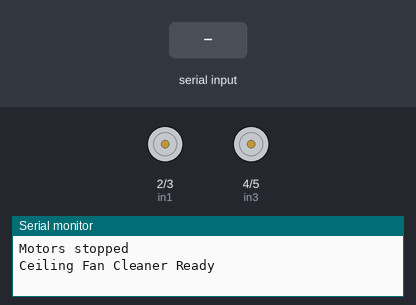
The sketch below on a simulated Arduino Uno, built with avr-gcc and run on an emulated ATmega328P. Shown: motor-driver pin pairs drawn as motors (green arrow = first pin HIGH = forward, orange = second pin HIGH = backward, longer = more drive, scaled by the enable pin), the last lines printed to the serial monitor. Inputs (shaded band) come from the test bench.

Above: at 1.2 s.
1.3 s: "1" received over Serial
At 2.5 s:
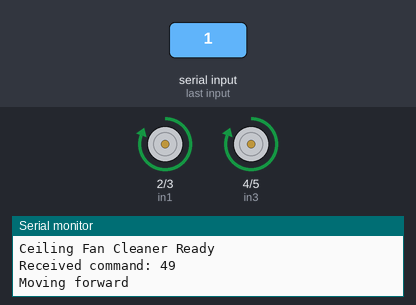
2.8 s: "3" received over Serial
At 3.6 s:
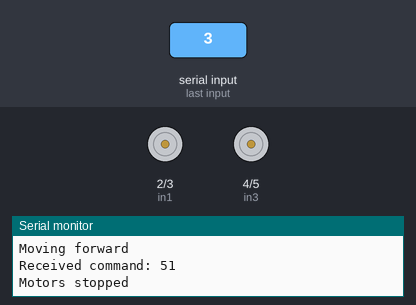
Timing chart, 0 to 5.8 s (numbered marks = the images above; inputs shaded):
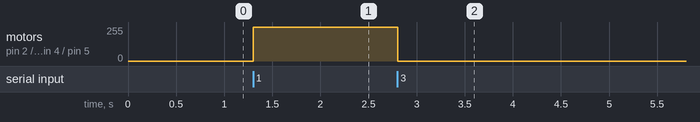

Measured:
- after the input at 1.3 s, motor on pin 2 (in1) / pin 3 (in2), motor on pin 4 (in3) / pin 5 (in4): stopped → forward 255/255 at once
- after the input at 2.8 s, motor on pin 2 (in1) / pin 3 (in2), motor on pin 4 (in3) / pin 5 (in4): forward 255/255 → stopped at once

The sketch:

fan_cleaner2.1.ino
```cpp
// Motor driver pins
const int enA = 12;
const int in1 = 2;
const int in2 = 3;
const int in3 = 4;
const int in4 = 5;
const int enB = 13;

// Limit switch pin
const int limitSwitch = 6;

// Variables
unsigned long cleaningStartTime = 0;
const unsigned long cleaningDuration = 7000; // 5 seconds for cleaning cycle
bool isCleaning = false;
bool shouldStop = false;
bool isMovingBackward = false;

void setup() {
  // Initialize serial communication
  Serial.begin(9600);

  // Set motor control pins as outputs
  pinMode(enA, OUTPUT);
  pinMode(in1, OUTPUT);
  pinMode(in2, OUTPUT);
  pinMode(in3, OUTPUT);
  pinMode(in4, OUTPUT);
  pinMode(enB, OUTPUT);

  // Set limit switch as input with pullup
  pinMode(limitSwitch, INPUT_PULLUP);

  // Initialize motors to stop
  stopMotors();

  Serial.println("Ceiling Fan Cleaner Ready");
}

void loop() {
  // Check for Bluetooth commands
  if (Serial.available()) {
    int command = Serial.read();
    Serial.print("Received command: ");
    Serial.println(command);

    // Process commands
    switch(command) {
      case '1': // Move forward
        if (!isCleaning) {
          moveForward();
          isMovingBackward = false;
        }
        break;
      case '2': // Move backward if limit switch pressed
        if (digitalRead(limitSwitch) == LOW) { // Switch pressed
          moveBackward();
          isMovingBackward = true;
        } else {
          stopMotors();
          Serial.println("Limit switch not pressed - cannot move back");
          isMovingBackward = false;
        }
        break;
      case '3': // Stop all movement
        emergencyStop();
        break;
      case '4': // Automatic cleaning cycle
        if (!isCleaning) {
          startCleaningCycle();
        }
        break;
    }
  }

  // Safety check: Stop if limit switch opens during backward movement
  if (isMovingBackward && digitalRead(limitSwitch) == HIGH) {
    Serial.println("Limit switch opened - stopping motors");
    emergencyStop();
  }

  // Handle automatic cleaning cycle
  if (isCleaning) {
    if (shouldStop) {
      emergencyStop();
      Serial.println("Cleaning cycle interrupted");
    }
    else if (millis() - cleaningStartTime < cleaningDuration) {
      // Forward phase
      moveForward();
      isMovingBackward = false;
    }
    else if (millis() - cleaningStartTime < cleaningDuration * 2) {
      // Backward phase
      if (digitalRead(limitSwitch) == LOW) {
        moveBackward();
        isMovingBackward = true;
      } else {
        Serial.println("Cannot move back - limit switch not pressed");
        emergencyStop();
      }
    }
    else {
      // Cleaning cycle complete
      stopMotors();
      isCleaning = false;
      isMovingBackward = false;
      Serial.println("Cleaning cycle complete");
    }
  }
}

void moveForward() {
  digitalWrite(in1, HIGH);
  digitalWrite(in2, LOW);
  digitalWrite(in3, HIGH);
  digitalWrite(in4, LOW);
  analogWrite(enA, 255);
  analogWrite(enB, 255);
  Serial.println("Moving forward");
}

void moveBackward() {
  digitalWrite(in1, LOW);
  digitalWrite(in2, HIGH);
  digitalWrite(in3, LOW);
  digitalWrite(in4, HIGH);
  analogWrite(enA, 255);
  analogWrite(enB, 255);
  Serial.println("Moving backward");
}

void stopMotors() {
  digitalWrite(in1, LOW);
  digitalWrite(in2, LOW);
  digitalWrite(in3, LOW);
  digitalWrite(in4, LOW);
  analogWrite(enA, 0);
  analogWrite(enB, 0);
  Serial.println("Motors stopped");
}

void emergencyStop() {
  stopMotors();
  shouldStop = false;
  isCleaning = false;
  isMovingBackward = false;
}

void startCleaningCycle() {
  isCleaning = true;
  shouldStop = false;
  cleaningStartTime = millis();
  Serial.println("Starting cleaning cycle");
}
```
